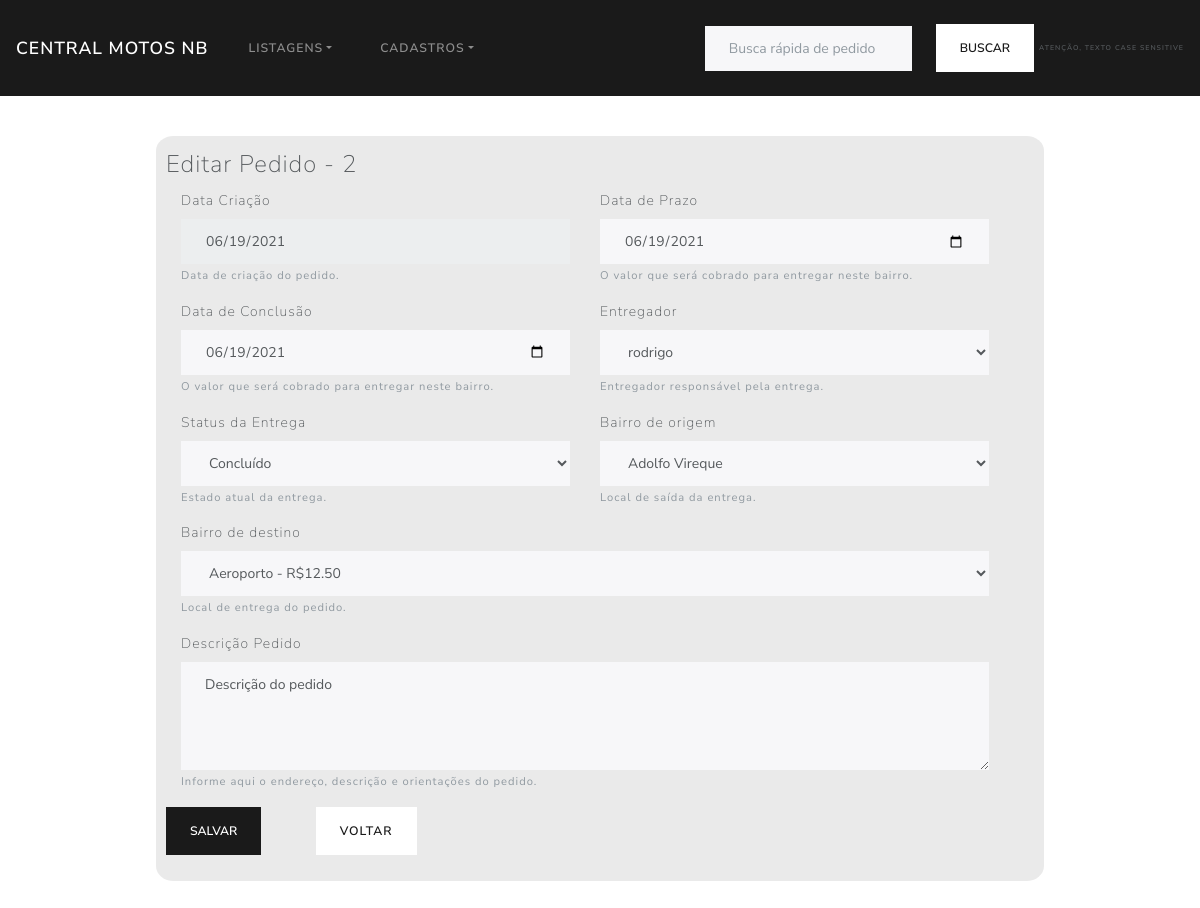
The app's page /App/View/pedido/editar.php?formGet=buscarPorId&id=2 with its own data.
### tables this page shows
CREATE TABLE `pedido` (
  `id` int(11) NOT NULL,
  `descricao` text DEFAULT NULL,
  `dt_criacao` datetime DEFAULT NULL,
  `dt_prazo` datetime DEFAULT NULL,
  `dt_conclusao` datetime DEFAULT NULL,
  `id_status_pedido` int(11) NOT NULL,
  `id_usuario` int(11) DEFAULT NULL,
  `id_motoboy` int(11) DEFAULT NULL,
  `id_bairro_origem` int(11) NOT NULL,
  `id_bairro_destino` int(11) NOT NULL
);

### App/Controller/PedidoController.php (called while the page is built, shortened)
<?php
if (isset($_GET['formGet']) == true && $_GET['formGet'] == 'buscarPorId') {
    $pedido = new \App\Model\Pedido();
    $pedido->setId($_GET['id']);
    $pedidoDao = new \App\DAO\PedidoDAO();
    $pedidoEscolhido = $pedidoDao->BuscarPorId($pedido);
    return $pedidoEscolhido;
}
if (isset($_GET['formGet']) == true && $_GET['formGet'] == 'buscarStatus') {
    $pedidoDao = new \App\DAO\PedidoDAO();
    $listaStatus = $pedidoDao->BuscarStatus();
    return $listaStatus;
}

### App/Config/Conexao.php (called while the page is built, shortened)
<?php
class Conexao
{
    private static $instanciaBanco;
    public static function getConexaoBD()
    {
        if (!isset(self::$instanciaBanco)) :
            self::$instanciaBanco = new \PDO('mysql:host=localhost;dbname=centralmotosnb; charset=utf8', 'root', '');
        endif;
        return self::$instanciaBanco;
    }
}

### App/DAO/PedidoDAO.php (called while the page is built, shortened)
<?php
class PedidoDAO
{
    public function BuscarPorId(Pedido $pedido)
    {
        $sqlBuscar =
            "SELECT
            p.id,
            p.descricao,
            p.dt_criacao,
            p.dt_prazo,
            p.dt_conclusao,
            sp.nome as Status,
            uU.nome as Usuario,
            uM.nome as Motoboy,
            bO.nome as Bairro_origem,
            bD.nome as Bairro_destino,
            bD.valor_entrega as Valor, p.*
            FROM pedido p
            JOIN usuario uU on uU.id = p.id_usuario
            JOIN usuario uM on uM.id = p.id_motoboy
            JOIN bairro bO on bO.id = p.id_bairro_origem
            JOIN bairro bD on bD.id = p.id_bairro_destino
            JOIN status_pedido sp on sp.id = p.id_status_pedido
        WHERE p.id = ?";
        $smtp = Conexao::getConexaoBD()->prepare($sqlBuscar);
        $smtp->bindValue(1, $pedido->getId());
        $smtp->execute();
        $numRows = $smtp->rowCount();
        if ($numRows > 0) {
            $returnArray = $smtp->fetch(\PDO::FETCH_ASSOC);
            return $returnArray;
        } else {
            return [];
        }
    }
    public function BuscarStatus()
    {
        $sqlBuscar = "SELECT * FROM status_pedido";
        $smtp = Conexao::getConexaoBD()->prepare($sqlBuscar);
        $smtp->execute();
        $numRows = $smtp->rowCount();
        if ($numRows > 0) {
            $returnArray = $smtp->fetchAll(\PDO::FETCH_ASSOC);
            return $returnArray;
        } else {
            return [];
        }
    }
}

### App/Model/Pedido.php (called while the page is built, shortened)
<?php
class Pedido
{
    private $id;
    public function getId()
    {
        return $this->id;
    }
    public function setId($id)
    {
        $this->id = $id;
    }
}

### App/Controller/UsuarioController.php (called while the page is built, shortened)
<?php
if (isset($_GET['formGet']) == true && $_GET['formGet'] == 'buscarPorTipo') {
    $usuario = new \App\Model\Usuario();
    $usuario->setId_tipo_Usuario($_GET['tipoUsuario']);
    $usuarioDao = new \App\DAO\UsuarioDao();
    $usuarioEscolhido = $usuarioDao->BuscarPorTipo($usuario);
    return $usuarioEscolhido;
}

### App/DAO/UsuarioDAO.php (called while the page is built, shortened)
<?php
class UsuarioDao
{
    public function BuscarPorTipo(Usuario $usuario)
    {
        $sqlBuscar = "SELECT * FROM usuario where idTipoUsuario = ?";
        $smtp = Conexao::getConexaoBD()->prepare($sqlBuscar);
        $smtp->bindValue(1, $usuario->getId_tipo_usuario());
        $smtp->execute();
        $numRows = $smtp->rowCount();
        if ($numRows > 0) {
            $returnArray = $smtp->fetchAll(\PDO::FETCH_ASSOC);
            return $returnArray;
        } else {
            return [];
        }
    }
}

### App/Model/Usuario.php (called while the page is built, shortened)
<?php
class Usuario
{
    private $id_tipo_usuario;
    public function getId_tipo_usuario()
    {
        return $this->id_tipo_usuario;
    }
    public function setId_tipo_Usuario($id_tipo_usuario)
    {
        $this->id_tipo_usuario = $id_tipo_usuario;
    }
}

### App/Controller/BairroController.php (called while the page is built, shortened)
<?php
if (isset($_POST['formPost']) == true && $_POST['formPost'] == 'buscar') {
    $bairroDao = new \App\DAO\BairroDao();
    $listaBairro = $bairroDao->Buscar();
    return $listaBairro;
}

### App/DAO/BairroDAO.php (called while the page is built, shortened)
<?php
class BairroDao
{
    public function Buscar()
    {
        $sqlBuscar = "SELECT * FROM bairro";
        $smtp = Conexao::getConexaoBD()->prepare($sqlBuscar);
        $smtp->execute();
        $numRows = $smtp->rowCount();
        if ($numRows > 0) {
            $returnArray = $smtp->fetchAll(\PDO::FETCH_ASSOC);
            return $returnArray;
        } else {
            return [];
        }
    }
}

### App/View/pedido/editar.php (the view, shortened to what this page needs)
<?php
require "../../Structure/importsPagesStyle.php";
require "../../Structure/header.php";
$pedido = require_once "../../Controller/PedidoController.php";
$listaStatus = require "../../Controller/PedidoController.php";
$listaBairro = require "../../Controller/BairroController.php";
$listaMotoboy = require "../../Controller/UsuarioController.php";
?>
<div class="container">
    <div class="col-md-12" id="div_form">
        <form action="../../Controller/PedidoController.php" method="POST">
            <fieldset>
                <legend>Editar Pedido -
                    <?php echo $pedido['id'] ?>
                </legend>
                <div class="col-12 row">
                    <div class="form-group col-6">
                        <label for="dt_criacao">Data Criação</label>
                        <input type="date" name="dt_criacao" id="dt_criacao"
                            value="<?= $pedido['dt_criacao'] == '0000-00-00 00:00:00' ? ' ' :  date('Y-m-d', strtotime($pedido['dt_criacao'])) ?>"
                            class="form-control" placeholder="15.00" readonly></input>
                        <small id="DepHelp" class="form-text text-muted">Data de criação do pedido.</small>
                    </div>
                    <div class="form-group col-6">
                        <label for="dt_prazo">Data de Prazo </label>
                        <input type="date" name="dt_prazo" id="dt_prazo"
                            value="<?= $pedido['dt_prazo'] == '0000-00-00 00:00:00' ? ' ' :  date('Y-m-d', strtotime($pedido['dt_prazo'])) ?>"
                            class="form-control" placeholder="15.00"></input>
                        <small id="DepHelp" class="form-text text-muted">O valor que será cobrado para entregar neste
                            bairro.</small>
                    </div>
                    <div class="form-group col-6">
                        <label for="dt_conclusao">Data de Conclusão </label>
                        <input type="date" name="dt_conclusao" id="dt_conclusao"
                            value="<?= $pedido['dt_conclusao'] == '0000-00-00 00:00:00' ? ' ' :  date('Y-m-d', strtotime($pedido['dt_conclusao'])) ?>"
                            class="form-control" placeholder="15.00"></input>
                        <small id="DepHelp" class="form-text text-muted">O valor que será cobrado para entregar neste
                            bairro.</small>
                    </div>
                    <div class="form-group col-6">
                        <label for="motoboy">Entregador</label>
                        <select name="motoboy" id="motoboy" class="form-control">
                            <?php
                            foreach ($listaMotoboy as $key => $value) {
                                $selecionado = '';
                                if ($value['id'] == $pedido['id_motoboy']) {
                                    $selecionado = "selected";
                                } ?>
                            <option value="<?= $value['id'] ?>" <?= $selecionado ?>><?= $value['nome'] ?></option>
                            <?php }
                            ?>
                        </select>
                        <small id="DepHelp" class="form-text text-muted">Entregador responsável pela entrega.</small>
                    </div>
                    <div class="form-group col-6">
                        <label for="status">Status da Entrega</label>
                        <select name="status" id="status" class="form-control">
                            <?php
                            foreach ($listaStatus as $key => $value) {
                                $selecionado = '';
                                if ($value['id'] == $pedido['id_status_pedido']) {
                                    $selecionado = "selected";
                                }
                            ?>
                            <option value="<?= $value['id'] ?>" <?= $selecionado ?>><?= $value['nome'] ?></option>
                            <?php }
                            ?>
                        </select>
                        <small id="DepHelp" class="form-text text-muted">Estado atual da entrega.</small>
                    </div>
                    <div class="form-group col-6">
                        <label for="bairro_origem">Bairro de origem</label>
                        <select name="bairro_origem" id="bairro_origem" class="form-control">
                            <?php
                            foreach ($listaBairro as $key => $value) {
                                $selecionado = '';
                                if ($value['id'] == $pedido['id_bairro_origem']) {
                                    $selecionado = "selected";
                                }
                            ?>
                            <option value="<?= $value['id'] ?>" <?= $selecionado ?>>
                                <?= $value['nome'] ?> </option>
                            <?php }
                            ?>
                        </select>
                        <small id="DepHelp" class="form-text text-muted">Local de saída da entrega.</small>
                    </div>
                    <div class="form-group col-12">
                        <label for="bairro_destino">Bairro de destino</label>
                        <select name="bairro_destino" id="bairro_destino" class="form-control">
                            <?php
                            foreach ($listaBairro as $key => $value) {
                                $selecionado = '';
                                if ($value['id'] == $pedido['id_bairro_destino']) {
                                    $selecionado = "selected";
                                }
                            ?>
                            <option value="<?= $value['id'] ?>" <?= $selecionado ?>>
                                <?= $value['nome'] ?> - R$<?= $value['valor_entrega'] ?>
                            </option>
                            <?php }
                            ?>
                        </select>
                        <small id="DepHelp" class="form-text text-muted">Local de entrega do pedido.</small>
                    </div>
                    <div class="form-group col-12">
                        <label for="descricao">Descrição Pedido</label>
                        <textarea rows="4" class="form-control" id="descricao" name="descricao"
                            aria-describedby="DepHelp"
                            placeholder="Ex: Objeto frágil, entregar em mãos a Pedro"><?= $pedido['descricao'] ?></textarea>
                        <small id="DepHelp" class="form-text text-muted">Informe aqui o endereço, descrição e
                            orientações do pedido.</small>
                    </div>
                </div>
                <div class="row">
                    <div class="form-group col-md-2">
                        <button type="submit" class="btn btn-primary">Salvar</button>
                    </div>
                    <div class="form-group col-md-3">
                        <a href="listar.php" class="btn btn-secondary">Voltar</a>
                    </div>
                </div>
            </fieldset>
        </form>
    </div>
</div>
<?php
require "../../Structure/footer.php";

### App/Structure/Css/styleGeral.css (style rules this page uses)
#div_form { background-color: rgba(206, 206, 206, 0.433); margin: auto; width: 80%; padding: 10px; margin-top: 40px; margin-bottom: 40px; overflow-y: auto; height: 35%; border-radius: 2%; }

### records on screen
pedido: id "2", dt_criacao "06/19/2021", dt_prazo "06/19/2021", dt_conclusao "06/19/2021", descricao "Descrição do pedido"

### other values on screen
form field motoboy "rodrigo"
form field status "Concluído"
form field bairro_origem "Adolfo Vireque"
form field bairro_destino "Aeroporto - R$12.50"
